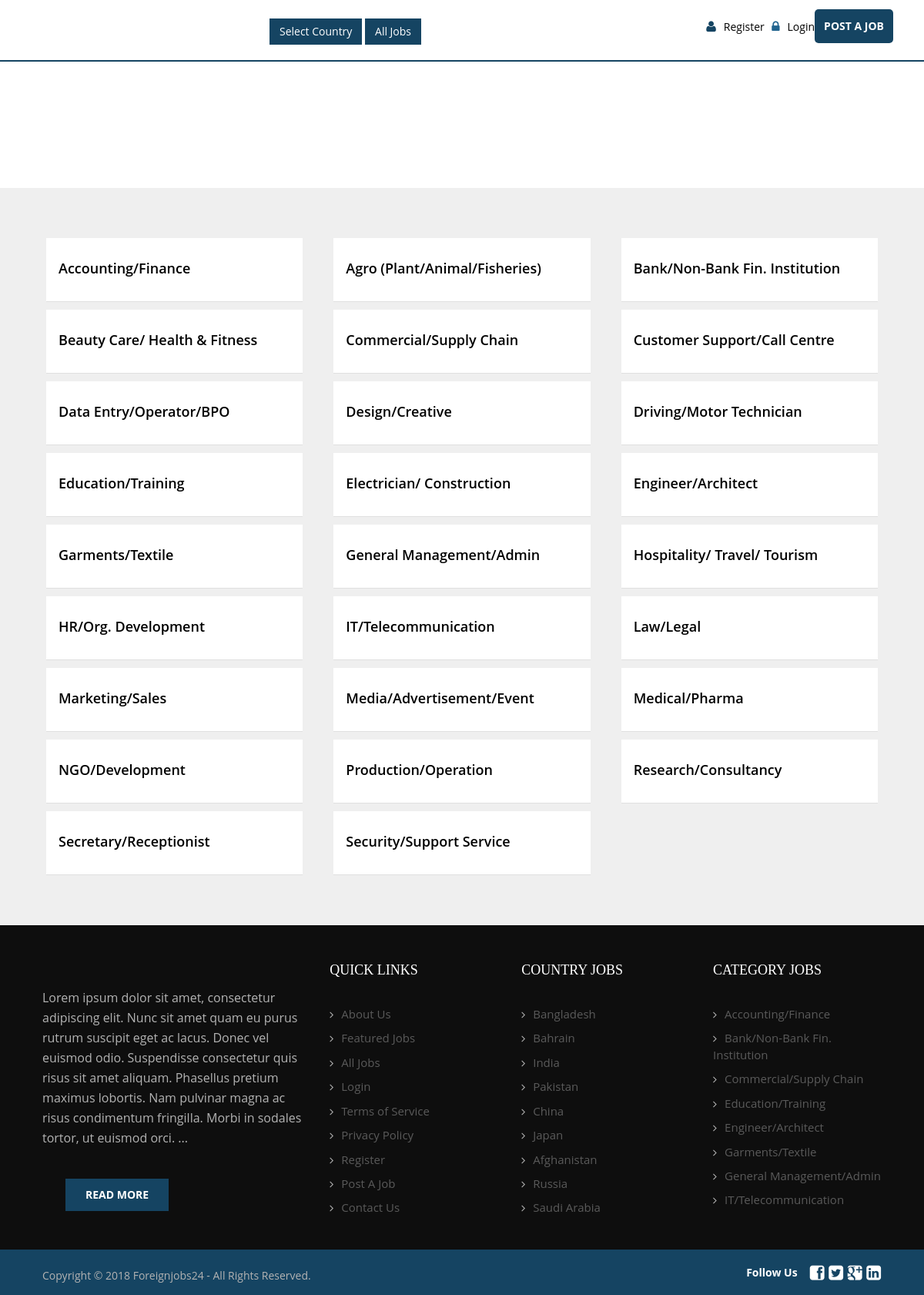
Page /category_list.php on the committed database.
### tables this page shows
CREATE TABLE `job_categories` (
  `id` int(11) NOT NULL,
  `cate_name` varchar(100) NOT NULL
);

CREATE TABLE `content_manage` (
  `id` int(10) NOT NULL,
  `title` varchar(100) NOT NULL,
  `con_desc` longtext NOT NULL,
  `date` date NOT NULL
);

CREATE TABLE `all_country` (
  `id` int(11) NOT NULL,
  `country_name` varchar(100) NOT NULL DEFAULT '',
  `map_code` longtext NOT NULL
);

### category_list.php (the view, shortened to what this page needs)
<?php
	include("fj-admin/config/confg.php");
?>
<!DOCTYPE html>
<html lang="en">
<head>
<?php include 'head.php';?>
</head>
<body>
<?php include 'header-menu.php';?>
<div class="inner-heading">
  <div class="container">
    <h3>All Categories</h3>
  </div>
</div>
<div class="featured-wrap" style="padding-bottom: 60px;">
  <div class="container">
    <div class="row">
	 <?php
				$q1 = mysqli_query($con, "SELECT * FROM job_categories order by cate_name asc");
				while($job_categories = mysqli_fetch_array($q1)){
					$cate_name = $job_categories["cate_name"];
			?>
<div class="col-md-4">
        <div class="listWrpService">
            <div class="sa_com_info">
      			<h3>
				<a href="<?php echo $base_url; ?>catgeory.php?cate_name=<?php echo $cate_name; ?>">
				<?php echo $cate_name; ?>
				</a>
				</h3>
            </div>
        </div>
</div>
	<?php } ?>
    </div>
  </div>
</div>
<?php include 'footer.php';?>
</body>
</html>

### footer.php (shortened to what this page needs)
<?php
	$content_manage245 = mysqli_query($con,"SELECT * FROM content_manage WHERE id = '3'");
	$content_manage = mysqli_fetch_array($content_manage245);
	$con_desc = $content_manage['con_desc'];
?>
<div class="footer-wrap">
  <div class="container">
    <div class="row">
      <div class="col-md-4 col-sm-12">
        <div class="footer-logo"><img width="200" src="<?php echo $base_url; ?>image/logo.png" alt=""></div>
        <p>
		<?php echo $con_desc; ?>
		</p>
        <div class="read-btn"><a href="<?php echo $base_url; ?>about_us.php">Read More</a></div>
      </div>
      <div class="col-md-8 col-sm-12">
        <div class="row">
          <div class="col-md-4 col-sm-4">
            <h3>Quick  LInks</h3>
            <ul class="footer-links">
              <li><a href="<?php echo $base_url; ?>about_us.php">About Us</a></li>
              <li><a href="<?php echo $base_url; ?>all_featured_jobs.php">Featured Jobs</a></li>
              <li><a href="<?php echo $base_url; ?>all_jobs.php">All Jobs</a></li>
              <li><a href="<?php echo $base_url; ?>login.php">Login</a></li>
              <li><a href="<?php echo $base_url; ?>terms_of_service.php">Terms of Service</a></li>
              <li><a href="<?php echo $base_url; ?>privacy_policy.php">Privacy Policy</a></li>
              <li><a href="<?php echo $base_url; ?>register.php">Register</a></li>
              <li><a href="<?php echo $base_url; ?>post_a_job.php">Post A Job</a></li>
              <li><a href="<?php echo $base_url; ?>contact.php">Contact Us</a></li>
            </ul>
          </div>
          <div class="col-md-4 col-sm-4">
            <h3>Country Jobs</h3>
            <ul class="footer-links">
<?php
$job_cat = mysqli_query($con,"SELECT * FROM all_country order by id asc limit 0,9");
while ($job_cat_view = mysqli_fetch_assoc($job_cat)) {
?>
<li><a href="country.php?c=<?php echo $job_cat_view["country_name"]; ?>"><?php echo $job_cat_view["country_name"]; ?></a></li>
 <?php } ?>
            </ul>
          </div>
          <div class="col-md-4 col-sm-4">
            <h3>Category Jobs </h3>
            <ul class="footer-links">
			<?php
				$q1 = mysqli_query($con, "SELECT * FROM job_categories order by id asc limit 0,8");
				while($job_categories = mysqli_fetch_array($q1)){
					$cate_name = $job_categories["cate_name"];
			?>
              <li><a href="<?php echo $base_url; ?>catgeory.php?cate_name=<?php echo $cate_name; ?>"><?php echo $cate_name; ?> </a></li>
			<?php } ?>
            </ul>
          </div>
        </div>
      </div>
    </div>
  </div>
</div>
<div class="footer">
  <div class="container">
    <div class="row">
      <div class="col-md-6 col-sm-6">
        <div class="copyright">Copyright © 2018 Foreignjobs24 - All Rights Reserved.</div>
      </div>
      <div class="col-md-6 col-sm-6">
        <div class="social">
          <div class="followWrp"> <span>Follow Us</span>
		  <?php
									$social_manage_r = mysqli_query($con,"SELECT * FROM social_manage where id = '1'");
									$social_manage = mysqli_fetch_array($social_manage_r);
										$facebook = $social_manage['facebook'];
										$twitter = $social_manage['twitter'];
										$google_plus = $social_manage['google_plus'];
										$linkedin = $social_manage['linkedin'];
								?>
            <div class="social-wrap">
              <li><a href="https://<?php echo $facebook; ?>" target="_blank"><i class="fa fa-facebook-square" aria-hidden="true"></i></a></li>
              <li><a href="https://<?php echo $twitter; ?>" target="_blank"><i class="fa fa-twitter-square" aria-hidden="true"></i></a></li>
              <li><a href="https://<?php echo $google_plus; ?>" target="_blank"><i class="fa fa-google-plus-square" aria-hidden="true"></i></a></li>
              <li><a href="https://<?php echo $linkedin; ?>" target="_blank"><i class="fa fa-linkedin-square" aria-hidden="true"></i></a></li>
            </div>
          </div>
        </div>
      </div>
    </div>
  </div>
</div>

### rows in the picture
job_categories: cate_name "Accounting/Finance"
job_categories: cate_name "Agro (Plant/Animal/Fisheries)"
job_categories: cate_name "Bank/Non-Bank Fin. Institution"
job_categories: cate_name "Beauty Care/ Health & Fitness"
job_categories: cate_name "Commercial/Supply Chain"
job_categories: cate_name "Customer Support/Call Centre"
job_categories: cate_name "Data Entry/Operator/BPO"
job_categories: cate_name "Design/Creative"
job_categories: cate_name "Driving/Motor Technician"
job_categories: cate_name "Education/Training"
job_categories: cate_name "Electrician/ Construction"
job_categories: cate_name "Engineer/Architect"
job_categories: cate_name "Garments/Textile"
job_categories: cate_name "General Management/Admin"
job_categories: cate_name "Hospitality/ Travel/ Tourism"
job_categories: cate_name "HR/Org. Development"
job_categories: cate_name "IT/Telecommunication"
job_categories: cate_name "Law/Legal"
job_categories: cate_name "Marketing/Sales"
job_categories: cate_name "Media/Advertisement/Event"
job_categories: cate_name "Medical/Pharma"
job_categories: cate_name "NGO/Development"
job_categories: cate_name "Production/Operation"
job_categories: cate_name "Research/Consultancy"
job_categories: cate_name "Secretary/Receptionist"
job_categories: cate_name "Security/Support Service"
content_manage: con_desc "Lorem ipsum dolor sit amet, consectetur adipiscing elit. Nunc sit amet quam eu purus rutrum suscipit eget ac lacus. Donec vel euismod odio. Suspendisse consectetur quis risus sit amet aliquam. Phasellus pretium maximus lobortis. Nam pulvinar magna ac risus condimentum fringilla. Morbi in sodales tortor, ut euismod orci. ..."
all_country: country_name "Bangladesh"
all_country: country_name "Bahrain"
all_country: country_name "India"
all_country: country_name "Pakistan"
all_country: country_name "China"
all_country: country_name "Japan"
all_country: country_name "Afghanistan"
all_country: country_name "Russia"
all_country: country_name "Saudi Arabia"
